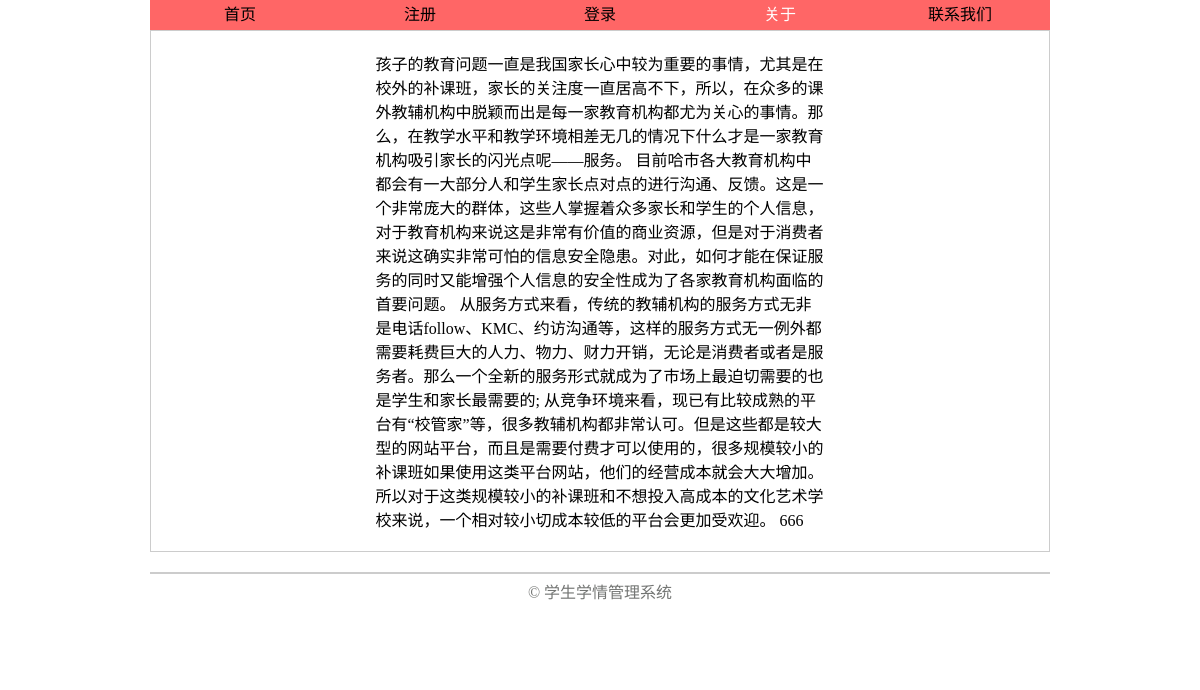
The page /index.php/welcome/about on the database as committed earlier.
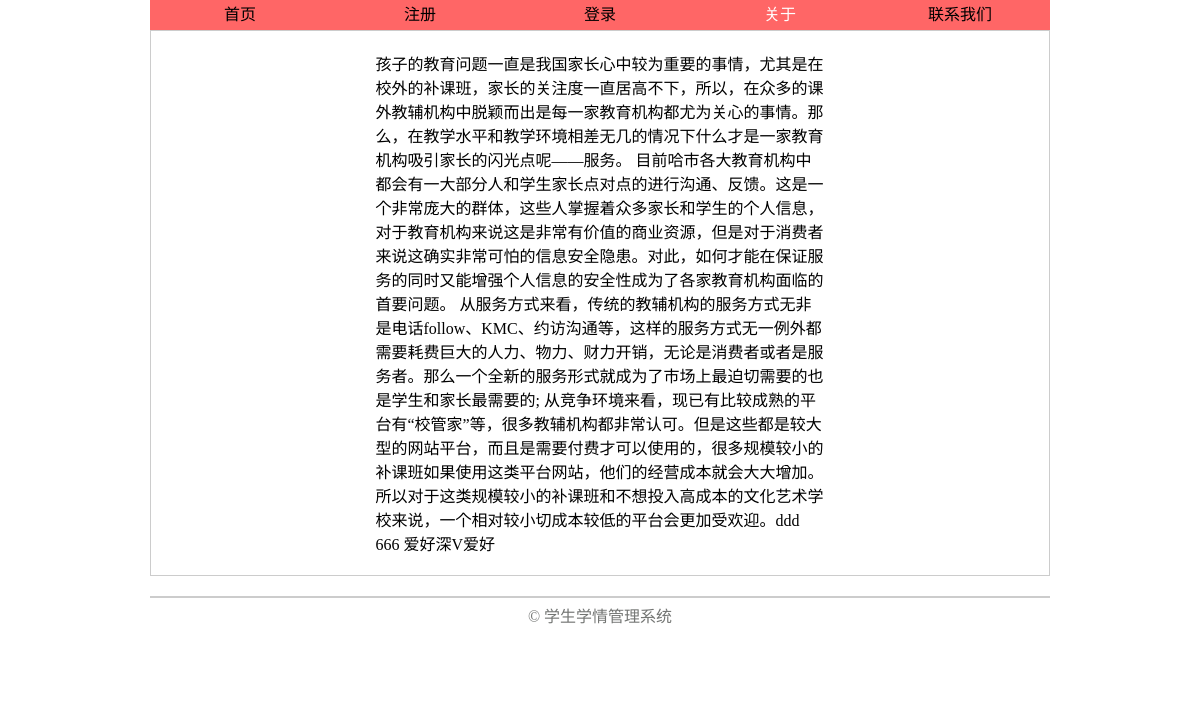
The same page on the database as committed later.
### tables this page shows
CREATE TABLE `school_info` (
  `id` int(11) NOT NULL AUTO_INCREMENT,
  `intro` varchar(1000) DEFAULT NULL,
  `about` varchar(1000) DEFAULT NULL,
  PRIMARY KEY (`id`)
);

### application/controllers/Welcome.php (called while the page is built, shortened)
<?php
class Welcome extends CI_Controller {
    public function __construct()
    {
        $this->load->model('Announce_model');
        $this->load->model('User_model');
        $this->load->model('Feedback_model');
        $this->load->model('Course_model');
    }
    public function about()
    {
        $school_info = $this->Announce_model->get_school_info();
        $this->load->view('about',array(
            'school_info' => $school_info,
        ));
    }
}

### index.php (called while the page is built, shortened)
<?php
require_once BASEPATH.'core/CodeIgniter.php';

### application/models/Announce_model.php (called while the page is built, shortened)
<?php
class Announce_model extends CI_Model
{
    public function  get_school_info(){
        $query = $this->db->get('school_info');
        return $query->row();
    }
}

### application/views/about.php (the view, shortened to what this page needs)
<?php $user = $this->session->userdata('user')?>
<!DOCTYPE html>
<html lang="en">
<head>
    <link rel="stylesheet" href="css/commen.css">
    <link rel="stylesheet" href="css/about.css">
</head>
<body>
<div class="wrapper">
    <div class="header">
        <li class="main-memu"><span id="index">首页</span></li>
        <?php if(!isset($user)){?>
            <li class="main-memu"><span id="reg">注册</span></li>
            <li class="main-memu"><span id="login">登录</span></li>
        <?php }?>
        <li class="main-memu now"><span id="about">关于</span></li>
        <li class="main-memu"><span id="contact">联系我们</span></li>
    </div>
    <div class="about">
        <div class="container">
            <?php echo $school_info->about;?>
        </div>
    </div>
    <?php include 'footer.php'?>
</div>
</body>
</html>

Rows that differ between the two databases and show on the page:
changed school_info: about "孩子的教育问题一直是我国家长心中较为重要的事情，尤其是在校外的补课班，家长的关注度一直居高不下，所以，在众多的课外教辅机构中脱颖而出是每一家教育机构都尤为关心的事情。那么，在教学水平和教学环境相差无几的情况下什么才是一家教育机构吸引家长的闪光点呢——服务。 目前哈市各大教育机构中都会有一大部分人和学生家长点对点的进行沟通、反馈。这是一个非常庞大的群体，这些人掌握着众多家长和学生的个人信息，对于教育机构来说这是非常有价值的商业资源，但是对于消费者来说这确实非常可怕的信息安全隐患。对此，如何才能在保证服务的同时又能增强个人信息的安全性成为了各家教育机构面临的首要问题。 从服务方式来看，传统的教辅机构的服务方式无非是电话follow、KMC、约访沟通等，这样的服务方式无一例外都需要耗费巨大的人力、物力、财力开销，无论是消费者或者是服务者。那么一个全新的服务形式就成为了市场上最迫切需要的也是学生和家长最需要的; 从竞争环境来看，现已有比较成熟的平台有“校管家”等，很多教辅机构都非常认可。但是这些都是较大型的网站平台，而且是需要付费才可以使用的，很多规模较小的补课班如果使用这类平台网站，他们的经营成本就会大大增加。所以对于这类规模较小的补课班和不想投入高成本的文化艺术学校来说，一个相对较小切成本较低的平台会更加受欢迎。 666" → "孩子的教育问题一直是我国家长心中较为重要的事情，尤其是在校外的补课班，家长的关注度一直居高不下，所以，在众多的课外教辅机构中脱颖而出是每一家教育机构都尤为关心的事情。那么，在教学水平和教学环境相差无几的情况下什么才是一家教育机构吸引家长的闪光点呢——服务。 目前哈市各大教育机构中都会有一大部分人和学生家长点对点的进行沟通、反馈。这是一个非常庞大的群体，这些人掌握着众多家长和学生的个人信息，对于教育机构来说这是非常有价值的商业资源，但是对于消费者来说这确实非常可怕的信息安全隐患。对此，如何才能在保证服务的同时又能增强个人信息的安全性成为了各家教育机构面临的首要问题。 从服务方式来看，传统的教辅机构的服务方式无非是电话follow、KMC、约访沟通等，这样的服务方式无一例外都需要耗费巨大的人力、物力、财力开销，无论是消费者或者是服务者。那么一个全新的服务形式就成为了市场上最迫切需要的也是学生和家长最需要的; 从竞争环境来看，现已有比较成熟的平台有“校管家”等，很多教辅机构都非常认可。但是这些都是较大型的网站平台，而且是需要付费才可以使用的，很多规模较小的补课班如果使用这类平台网站，他们的经营成本就会大大增加。所以对于这类规模较小的补课班和不想投入高成本的文化艺术学校来说，一个相对较小切成本较低的平台会更加受欢迎。ddd 666 爱好深V爱好"
